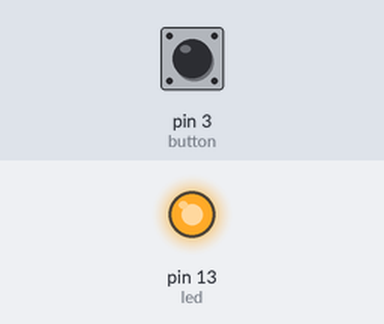
Recording of a sketch running on a simulated Arduino Uno, built with avr-gcc and run on an emulated ATmega328P. Shown: output pins drawn as LEDs (lit = HIGH). Inputs (shaded band) come from the test bench; at power-on: pin 3 (button) HIGH.

Above: at 1.2 s.
1.3 s: pin 3 (button) pulled LOW for 0.15 s
At 1.37 s:
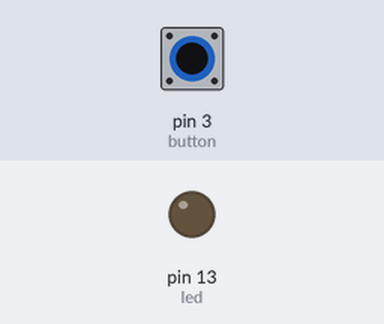
2.9 s: pin 3 (button) pulled LOW for 3.2 s
At 7.1 s:
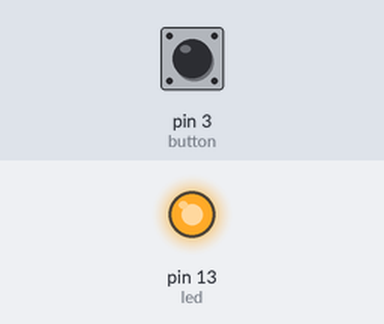
Timing chart, 0 to 8.6 s (numbered marks = the images above; inputs shaded):
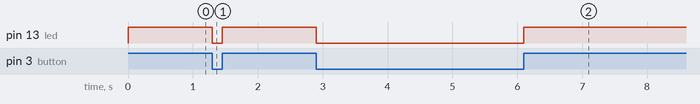

The sketch:

swtich_led.ino
```cpp
int led =13;
int button =3;
int val;
void setup() {
  // put your setup code here, to run once:
  pinMode(led, OUTPUT);
  pinMode(button, INPUT);
  digitalWrite(button, HIGH);
}

void loop() {
  // put your main code here, to run repeatedly:
 val = digitalRead(button);
if(val == LOW)
   digitalWrite(led, LOW);
else
   digitalWrite(led, HIGH);
}
```

Measured:
- after the input at 1.3 s, pin 13 (led): HIGH → LOW at once, → HIGH 0.15 s later
- after the input at 2.9 s, pin 13 (led): HIGH → LOW at once, → HIGH 3.2 s later
